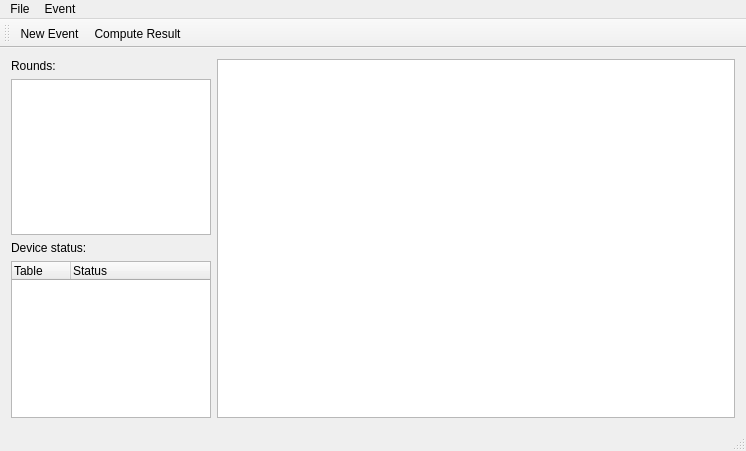
<?xml version="1.0" encoding="UTF-8"?>
<ui version="4.0">
 <class>MainWindow</class>
 <widget class="QMainWindow" name="MainWindow">
  <property name="geometry">
   <rect>
    <x>0</x>
    <y>0</y>
    <width>746</width>
    <height>451</height>
   </rect>
  </property>
  <property name="windowTitle">
   <string>Bridge Club</string>
  </property>
  <property name="windowIcon">
   <iconset resource="resources.qrc">
    <normaloff>:/images/bridge-club.png</normaloff>:/images/bridge-club.png</iconset>
  </property>
  <widget class="QWidget" name="centralWidget">
   <layout class="QGridLayout" name="gridLayout">
    <item row="1" column="0">
     <widget class="QListWidget" name="roundsList">
      <property name="maximumSize">
       <size>
        <width>200</width>
        <height>16777215</height>
       </size>
      </property>
     </widget>
    </item>
    <item row="0" column="1" rowspan="4">
     <widget class="QTreeView" name="tablesList">
      <property name="rootIsDecorated">
       <bool>false</bool>
      </property>
      <attribute name="headerDefaultSectionSize">
       <number>75</number>
      </attribute>
     </widget>
    </item>
    <item row="3" column="0">
     <widget class="QTreeWidget" name="statusList">
      <property name="maximumSize">
       <size>
        <width>200</width>
        <height>16777215</height>
       </size>
      </property>
      <property name="rootIsDecorated">
       <bool>false</bool>
      </property>
      <attribute name="headerDefaultSectionSize">
       <number>59</number>
      </attribute>
      <column>
       <property name="text">
        <string>Table</string>
       </property>
      </column>
      <column>
       <property name="text">
        <string>Status</string>
       </property>
      </column>
     </widget>
    </item>
    <item row="0" column="0">
     <widget class="QLabel" name="label">
      <property name="text">
       <string>Rounds:</string>
      </property>
     </widget>
    </item>
    <item row="2" column="0">
     <widget class="QLabel" name="label_2">
      <property name="text">
       <string>Device status:</string>
      </property>
     </widget>
    </item>
   </layout>
  </widget>
  <widget class="QMenuBar" name="menuBar">
   <property name="geometry">
    <rect>
     <x>0</x>
     <y>0</y>
     <width>746</width>
     <height>21</height>
    </rect>
   </property>
   <widget class="QMenu" name="menuFile">
    <property name="title">
     <string>File</string>
    </property>
    <addaction name="actionImport_Tournament"/>
    <addaction name="actionExport_Tournament"/>
    <addaction name="actionLoad_local_tournament"/>
    <addaction name="separator"/>
    <addaction name="actionPlay_a_match"/>
    <addaction name="actionExport_selected_match"/>
    <addaction name="actionP_lay_selected_match"/>
    <addaction name="separator"/>
    <addaction name="actionQuit"/>
   </widget>
   <widget class="QMenu" name="menuEvent">
    <property name="title">
     <string>Event</string>
    </property>
    <addaction name="actionNew_Event"/>
    <addaction name="actionStop_Event"/>
    <addaction name="separator"/>
    <addaction name="actionCompute_Result"/>
   </widget>
   <addaction name="menuFile"/>
   <addaction name="menuEvent"/>
  </widget>
  <widget class="QToolBar" name="mainToolBar">
   <attribute name="toolBarArea">
    <enum>TopToolBarArea</enum>
   </attribute>
   <attribute name="toolBarBreak">
    <bool>false</bool>
   </attribute>
   <addaction name="actionNew_Event"/>
   <addaction name="actionCompute_Result"/>
  </widget>
  <widget class="QStatusBar" name="statusBar"/>
  <action name="actionNew_Event">
   <property name="text">
    <string>&amp;New Event...</string>
   </property>
   <property name="shortcut">
    <string>Ctrl+N</string>
   </property>
  </action>
  <action name="actionStart_Server">
   <property name="text">
    <string>Start Server</string>
   </property>
  </action>
  <action name="actionCompute_Result">
   <property name="text">
    <string>Compute &amp;Result</string>
   </property>
   <property name="shortcut">
    <string>Ctrl+R</string>
   </property>
  </action>
  <action name="actionImport_Tournament">
   <property name="text">
    <string>&amp;Import Tournament...</string>
   </property>
   <property name="toolTip">
    <string>Import Tournament</string>
   </property>
   <property name="shortcut">
    <string>Ctrl+O</string>
   </property>
  </action>
  <action name="actionExport_Tournament">
   <property name="text">
    <string>&amp;Export Tournament...</string>
   </property>
   <property name="toolTip">
    <string>Export Tournament</string>
   </property>
   <property name="shortcut">
    <string>Ctrl+S</string>
   </property>
  </action>
  <action name="actionPlay_a_match">
   <property name="text">
    <string>Import and &amp;Play a match...</string>
   </property>
   <property name="toolTip">
    <string>Import and Play a match</string>
   </property>
   <property name="shortcut">
    <string>Ctrl+I</string>
   </property>
  </action>
  <action name="actionStop_Event">
   <property name="text">
    <string>S&amp;top Event</string>
   </property>
   <property name="shortcut">
    <string>Ctrl+T</string>
   </property>
  </action>
  <action name="actionQuit">
   <property name="text">
    <string>&amp;Quit</string>
   </property>
   <property name="shortcut">
    <string>Ctrl+Q</string>
   </property>
  </action>
  <action name="actionExport_selected_match">
   <property name="text">
    <string>Export selected &amp;match...</string>
   </property>
   <property name="shortcut">
    <string>Ctrl+E</string>
   </property>
  </action>
  <action name="actionLoad_local_tournament">
   <property name="text">
    <string>Load Local &amp;Tournament...</string>
   </property>
   <property name="shortcut">
    <string>Ctrl+L</string>
   </property>
  </action>
  <action name="actionP_lay_selected_match">
   <property name="text">
    <string>P&amp;lay selected match</string>
   </property>
   <property name="shortcut">
    <string>Ctrl+P</string>
   </property>
  </action>
 </widget>
 <layoutdefault spacing="6" margin="11"/>
 <resources>
  <include location="resources.qrc"/>
 </resources>
 <connections/>
</ui>
